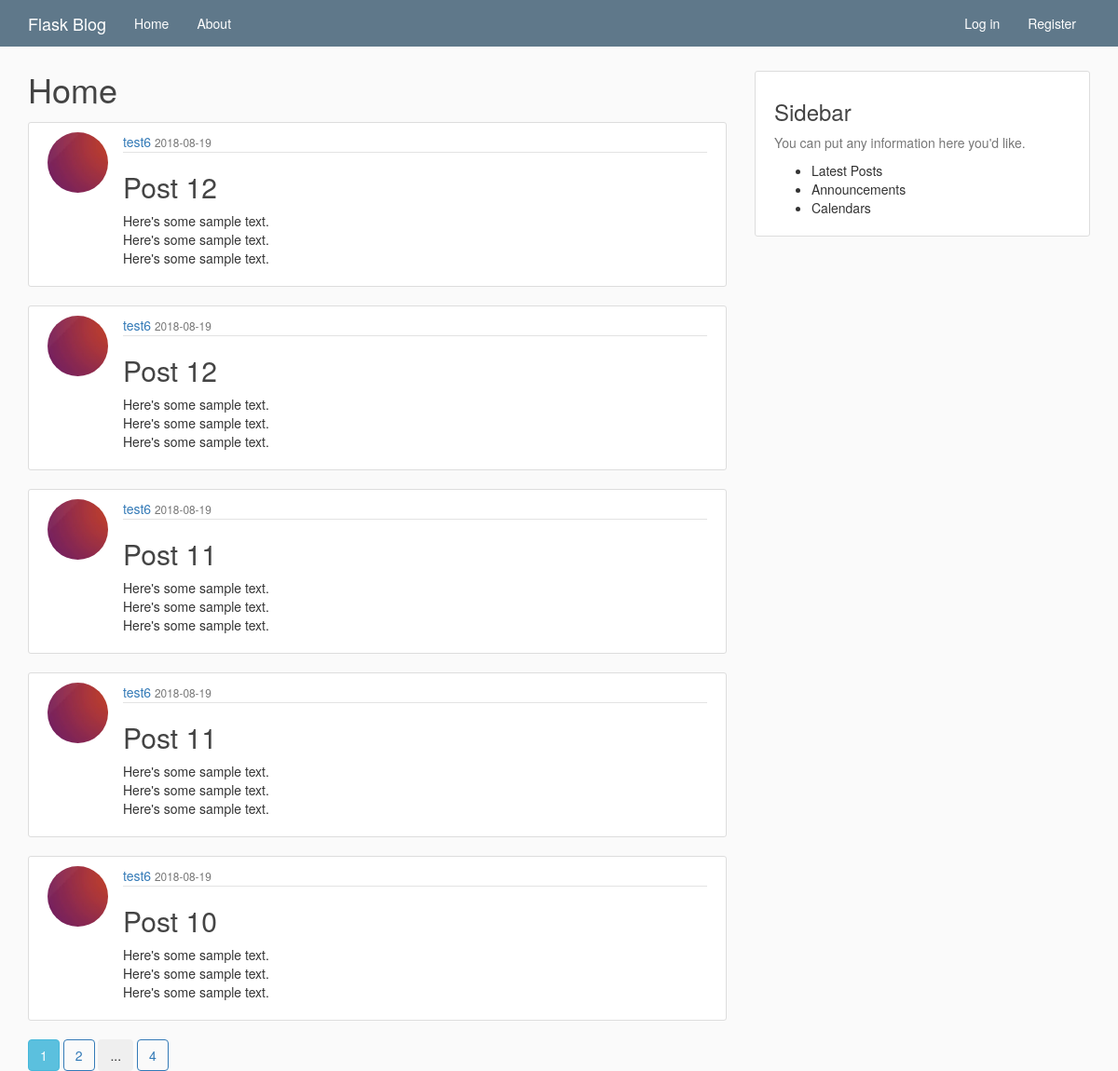
The page /home on the database its author committed.
### flaskblog/models.py (models this page shows, shortened)
class Post(db.Model):
  id = db.Column(
      db.Integer, primary_key=True)
  title = db.Column(
      db.String(100), nullable=False)
  date_posted = db.Column(
      db.DateTime, nullable=False, default=datetime.utcnow)
  content = db.Column(
      db.Text, nullable=False)
  user_id = db.Column(
      db.Integer, db.ForeignKey('user.id'), nullable=False)

class User(db.Model, UserMixin):
  id = db.Column(
      db.Integer, primary_key=True)
  username = db.Column(
      db.String(20), unique=True, nullable=False)
  email = db.Column(
      db.String(120), unique=True, nullable=False)
  image_file = db.Column(
      db.String(20), nullable=False,
      default='default.jpg')  # Store for image hash
  password = db.Column(db.String(60), nullable=False)
  posts = db.relationship('Post', backref='author', lazy=True)

### flaskblog/main/routes.py (the view)
@main.route('/')
@main.route('/home')  # Second route decorator for multiple redirects
def home():
  page = request.args.get('page', 1, type=int)
  posts = Post.query.order_by(
      Post.date_posted.desc()).paginate(page=page, per_page=5)
  return render_template('home.html', posts=posts)

### flaskblog/templates/home.html
{% extends "layout.html" %}
{% block content %}
    <h1>Home</h1>
  {% for post in posts.items %}
    <article class="media content-section">
      <img src="{{ url_for('static', filename='profile_pics/' + post.author.image_file) }}" class="rounded-circle article-img">
      <div class="media-body">
        <div class="article-metadata">
          <a href="{{ url_for('users.user_posts', username=post.author.username) }}" class="mr-2">{{ post.author.username }}</a>
          <small class="text-muted">{{ post.date_posted.strftime('%Y-%m-%d') }}</small>
        </div>
        <h2>
          <a href="{{ url_for('posts.post', post_id=post.id) }}" class="article-title">{{ post.title }}</a>
        </h2>
        <p class="article-content">{{ post.content }}</p>
      </div>
    </article>
  {% endfor %}
  {% for page_num in posts.iter_pages(left_edge=1, right_edge=1, left_current=1, right_current=2) %}
      {% if page_num %}
        {% if posts.page == page_num %}
          <a href="{{ url_for('main.home', page=page_num) }}" class="btn btn-info mb-4">{{ page_num }}</a>
        {% else %}
          <a href="{{ url_for('main.home', page=page_num) }}" class="btn btn-outline-info mb-4">{{ page_num }}</a>
        {% endif %}
      {% else %}
        <button type="button" class="btn btn-outline-secondary">...</button>
      {% endif %}
  {% endfor %}
{% endblock content %}

### flaskblog/static/main.css (style rules this page uses)
body { background: #fafafa; color: #333333; margin-top: 7.6rem; }
h1, h2, h3, h4, h5, h6 { color: #444444; }
main > .row > .col-md-8 h1 { margin-top: 0; }
.content-section { background: #ffffff; padding: 10px 20px; border: 1px solid #dddddd; border-radius: 3px; margin-bottom: 20px; }
.article-title { color: #444444; }
.article-content { white-space: pre-line; }
.article-img { height: 65px; width: 65px; margin-right: 16px; float: left; }
.rounded-circle { border-radius: 50%; }
.article-metadata { padding-bottom: 1px; margin-bottom: 4px; border-bottom: 1px solid #e3e3e3; }
.btn-outline-info { border: 1px solid; }

### rows shown on the page
Post: image_file (placeholder picture), author.username "test6", date_posted "2018-08-19", title "Post 12", content "Here's some sample text. Here's some sample text. Here's some sample text."
Post: image_file (placeholder picture), author.username "test6", date_posted "2018-08-19", title "Post 12", content "Here's some sample text. Here's some sample text. Here's some sample text."
Post: image_file (placeholder picture), author.username "test6", date_posted "2018-08-19", title "Post 11", content "Here's some sample text. Here's some sample text. Here's some sample text."
Post: image_file (placeholder picture), author.username "test6", date_posted "2018-08-19", title "Post 11", content "Here's some sample text. Here's some sample text. Here's some sample text."
Post: image_file (placeholder picture), author.username "test6", date_posted "2018-08-19", title "Post 10", content "Here's some sample text. Here's some sample text. Here's some sample text."

### other values the page prints
{{ page_num }} "1"
{{ page_num }} "2" "4"
